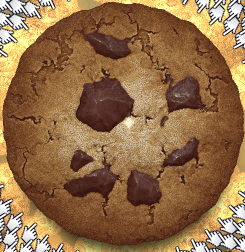
#> input picture Template_Matching_Imgs/Big_cookie.PNG, 245 x 252 px; its folder holds only this picture in this run
$ python -i functions.py   (imports and definitions only)
#> lines starting #> are read from the running program, lines starting #| are printed output that depends on the picture; after the words box and inside, x2 and y2 are one past the last pixel; in counts of white or black regions, pixels touching at a corner belong together
import cv2
import numpy as np
import matplotlib.pyplot as plt
import os
import sys
import site


class bcolors(object): # Class to print in colors on the console
    MAGENTA = "\033[95m"
    BLUE = "\033[94m"
    GREEN = "\033[92m"
    RED = "\033[91m"
    YELLOW = '\033[33m'
    ENDC = "\033[0m"
    BOLD = "\033[1m"
    UNDERLINE = "\033[4m"
    BLACK = "\033[90m"
    CYAN = "\033[96m"


def get_model_providers(use_tiny_model, run_type):
    if use_tiny_model:
        print(bcolors.CYAN + "Loading tiny ONNX model..." + bcolors.ENDC)
        model_name = "Models/model_tiny.onnx"
    else:
        print(bcolors.CYAN + "Loading ONNX model..." + bcolors.ENDC)
        model_name = "Models/model.onnx"

    if run_type == "tensorrt":

        print(bcolors.CYAN + "Optimizing for TensorRT..." + bcolors.ENDC)

        # Get the cuDNN DLLs rute
        cudnn_directory = os.path.join(site.getsitepackages()[-1], "torch", "lib")
        # Get the tensorRT DLLs rute
        tensorrt_dll_directory = os.path.abspath(os.path.join(sys.executable, os.pardir, "Library", "lib", "tensorrt"))
        # Add to PATH both DLLs rutes
        os.environ["PATH"] = (os.environ["PATH"] +
                              ";" + tensorrt_dll_directory +
                              ";" + cudnn_directory)

        providers = [('TensorrtExecutionProvider', {
            'trt_engine_cache_enable': True,
            'trt_engine_cache_path': 'Models/TensorRT Cache',
        }), 'CUDAExecutionProvider', 'CPUExecutionProvider']

    elif run_type == "cuda":

        providers = ['CUDAExecutionProvider', 'CPUExecutionProvider']

    else:
        providers = ['CPUExecutionProvider']

    return model_name, providers


def template_matching(img, template="Big_cookie", resolution=1440, threshold=-1, RGB=True, verbose=False):
    # img: Image to perform the template matching.
    # template: Selected template image.
    # resolution: resolution of the game (currently only 1440p is supported)
    # threshold: If float between 0 and 1 return the center coords of all the object detected with the selected or greater similarity level,
    #            if other number, return the center coords of the object with the maximum similarity value.
    # RGB: If true transforms the image to the BGR format which is the preferred one for opencv library.
    # verbose: If true prints the obtained center coords along with a plot of the image with the bounding boxes of the detected items.

    # returns the central screen coordinates of the detected objects

#> called with template = 'Big_cookie', resolution = 1440, threshold = -1, RGB = True, verbose = False
    img = img.copy()  # Creating a copy of the image
    img_with_bx = img.copy()  # image to add bounding boxes on top

    holes_dirs = ["empty"]  # Initializing the variable in case Holes template is not selected

    # Selecting the template
    if resolution == 1080:
        template_path = 'Template_Matching_Imgs/1080p/'
    else:
        template_path = 'Template_Matching_Imgs/1440p/'

    if template == "Big_cookie":
        template = cv2.imread(template_path + "Big_cookie.png")
#> template is the input picture: shape (252, 245, 3); mean B, G, R 72.6, 109.6, 146.2
    elif template == "Silent_parcel":
        template = cv2.imread(template_path + "Silent_parcel.png")
    elif template == "Open_garden":
        template = cv2.imread(template_path + "Open_garden.png")
    elif template == "Close_garden":
        template = cv2.imread(template_path + "Close_garden.png")
    elif template == "Farm_icon":
        template = cv2.imread(template_path + "Farm_icon.png")
    elif template == "Crop_remover":
        template = cv2.imread(template_path + "crop_remover.png")
    elif template == "Target_seed":
        template = cv2.imread(template_path + "target_seed.png")
    elif template == "Target_plant1":
        template = cv2.imread(template_path + "target_plant1.png")
    elif template == "Target_plant2":
        template = cv2.imread(template_path + "target_plant2.png")
    elif template == "Target_plant3":
        template = cv2.imread(template_path + "target_plant3.png")
    elif template == "Target_plant4":
        template = cv2.imread(template_path + "target_plant4.png")
    elif template == "Target_plant5":
        template = cv2.imread(template_path + "target_plant5.png")  # At least, in the case of the golden trebol, plant4 and plant5 are both equivalent to this algorithm
    elif template == "Speed_compost":
        template = cv2.imread(template_path + "Speed_compost.png")
    elif template == "Slow_compost":
        template = cv2.imread(template_path + "Slow_compost.png")
    elif template == "Close_menu":
        template = cv2.imread(template_path + "close_menu.png")
    elif template == "Holes":
        template_path += "Garden_holes"
        holes_dirs = os.listdir(template_path)  # This case is special and has its own pipeline
        total_holes = len(holes_dirs)

    else:
        template = template.copy()  # If the input is an image keep it as it is

    if RGB:
        img = cv2.cvtColor(img, cv2.COLOR_RGB2BGR)
        img_with_bx = cv2.cvtColor(img_with_bx, cv2.COLOR_RGB2BGR)

    coords = []
    for hole in holes_dirs:

        if hole != "empty":
            template = cv2.imread(template_path + "/" + hole)

        # read height and width of template image
        w, h = template.shape[1], template.shape[0]
#> w = 245; h = 252

        template_match = cv2.matchTemplate(img, template, cv2.TM_CCOEFF_NORMED)
#> template_match = [1]

        if threshold >= 0 and threshold <= 1:
            loc = np.where(template_match >= threshold)

            center_coords = []
            for pt in zip(*loc[::-1]):
                cv2.rectangle(img_with_bx, pt, (pt[0] + w, pt[1] + h), (0, 255, 0), 2)
                coord = ((pt[0] + pt[0] + w) // 2, (pt[1] + pt[1] + h) // 2)
                if verbose:
                    print("Center coords: ", coord, "Similarity:", template_match[pt[1], pt[0]])
                center_coords.append(coord)
                coords.append(center_coords)  # Only useful when looping through the holes templates
            center_coords.reverse()

            #if len(center_coords) == 1:
                #center_coords = center_coords[0]  # Unleashing the list

        else:
            pt = list(zip(*np.where(template_match == np.amax(template_match))[::-1]))[0]
#> pt = (0, 0)
            if verbose:
                print("Max similarity value:", np.amax(template_match))
            cv2.rectangle(img_with_bx, pt, (pt[0] + w, pt[1] + h), (0, 255, 0), 2)
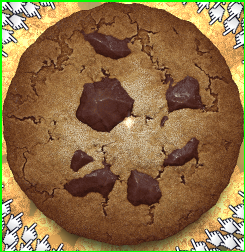
#> img_with_bx: shape (252, 245, 3); 2.4% of pixels changed, all inside (x1, y1, x2, y2) = (0, 0, 245, 252)

            center_coords = ((pt[0] + pt[0] + w) // 2, (pt[1] + pt[1] + h) // 2)
#> center_coords = (122, 126)

            coords.append(center_coords)  # Only useful when looping through the holes templates

            if verbose:
                print("Center coords: ", center_coords)

    if verbose:
        img_with_bx = cv2.cvtColor(img_with_bx, cv2.COLOR_BGR2RGB)
        plt.imshow(img_with_bx)


    if hole != "empty":
        coords = [x for x in coords if x]  # Removing empty lists
        return coords

    return center_coords

>>> import cv2
>>> picture = cv2.cvtColor(cv2.imread('Template_Matching_Imgs/Big_cookie.PNG'), cv2.COLOR_BGR2RGB)
>>> result = template_matching(picture)
#> result = (122, 126)
